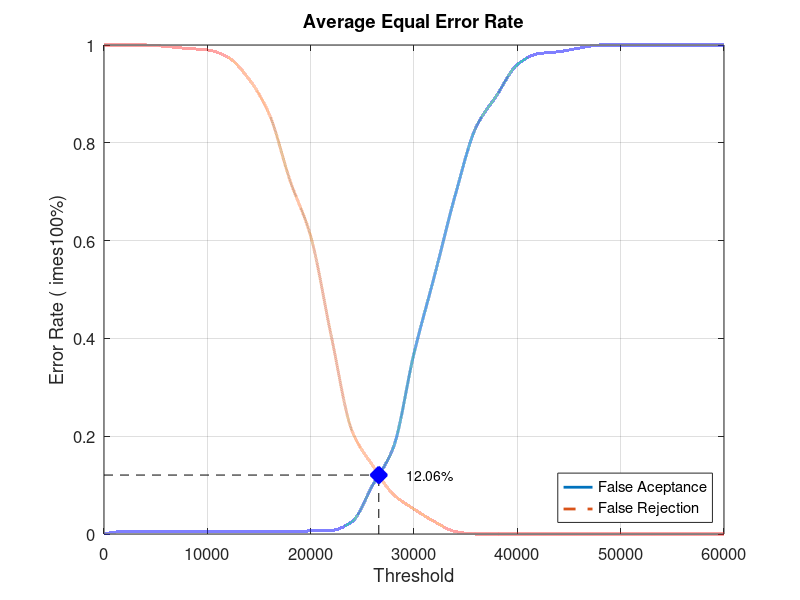
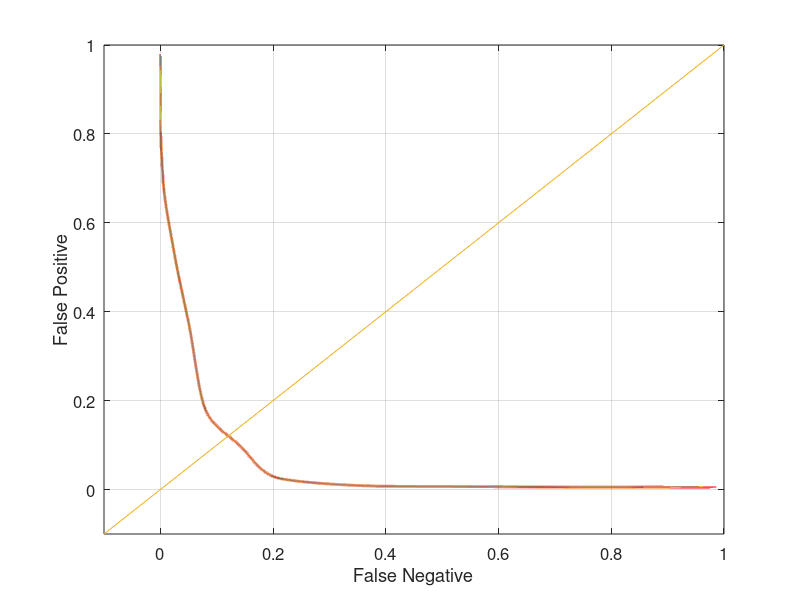

These figures' MATLAB source, in order:
close all;
clear;
clc;
x = 0:2000:60000;
xq = 0:0.5:60000;

y0 = [0 0.00526316 0.00526316 0.00526316 0.00526316 0.00526316 0.00526316 0.00526316 0.00526316 0.00526316 0.00631579 0.00736842 0.0252632 0.1 0.176842 0.369474 0.529474 0.693684 0.831579 0.896842 0.96 0.982105 0.986316 0.993684 1 1 1 1 1 1 1]
yy0 = interp1(x, y0, xq, 'pchip');
y1 = [1 1 1 0.997 0.993 0.99 0.975 0.931 0.858 0.723 0.609 0.404 0.211 0.14 0.081 0.051 0.025 0.005 0 0 0 0 0 0 0 0 0 0 0 0 0]
yy1 = interp1(x, y1, xq, 'pchip');

% Calculating EER: 
y2 = abs(y0 - y1);
find(y2 == min(y2))
yy2 = abs(yy0 - yy1);
xEER = find(yy2 == min(yy2));
xEERIndex = xq(xEER) % X-axis EER
yEER = yy0(xEER) % Y-axis EER

main = figure
plot(xq, yy0,'-','LineWidth', 2);	hold on
plot(xq, yy1,'--','LineWidth', 2);	hold on
plot([xEERIndex xEERIndex], [0 yEER], 'k--');	hold on
plot([0 xEERIndex], [yEER yEER], 'k--');	hold on
plot(xEERIndex, yEER, 'bx', 'LineWidth', 10);	hold on
text(xEERIndex + 10 * xEERIndex / 100, yEER, [num2str(round((10000 * yEER)) / 100) '%'])
legend('False Aceptance', 'False Rejection', 'Location', 'SouthEast')
xlabel('Threshold')
ylabel('Error Rate (	imes100%)')
title('Average Equal Error Rate')
set(gca, 'FontSize', 12)
axis([0 60000 0 1])
grid on

print(main, 'Database1AverageMain', '-dpng');
FNRxFPR = figure('Color', [1 1 1]);
plot(yy1, yy0, '-', yy1, yy0, 'LineWidth', 2);
hold on
y = -0.1:0.1:1
plot(y, y); 
set(gca, 'FontSize', 12)
xlabel('False Negative')
ylabel('False Positive')
axis([-0.1 1 -0.1 1])
set(gca, 'FontSize', 12)
grid on

print(FNRxFPR, 'Database1AverageFNRxFPR','-dpng');
